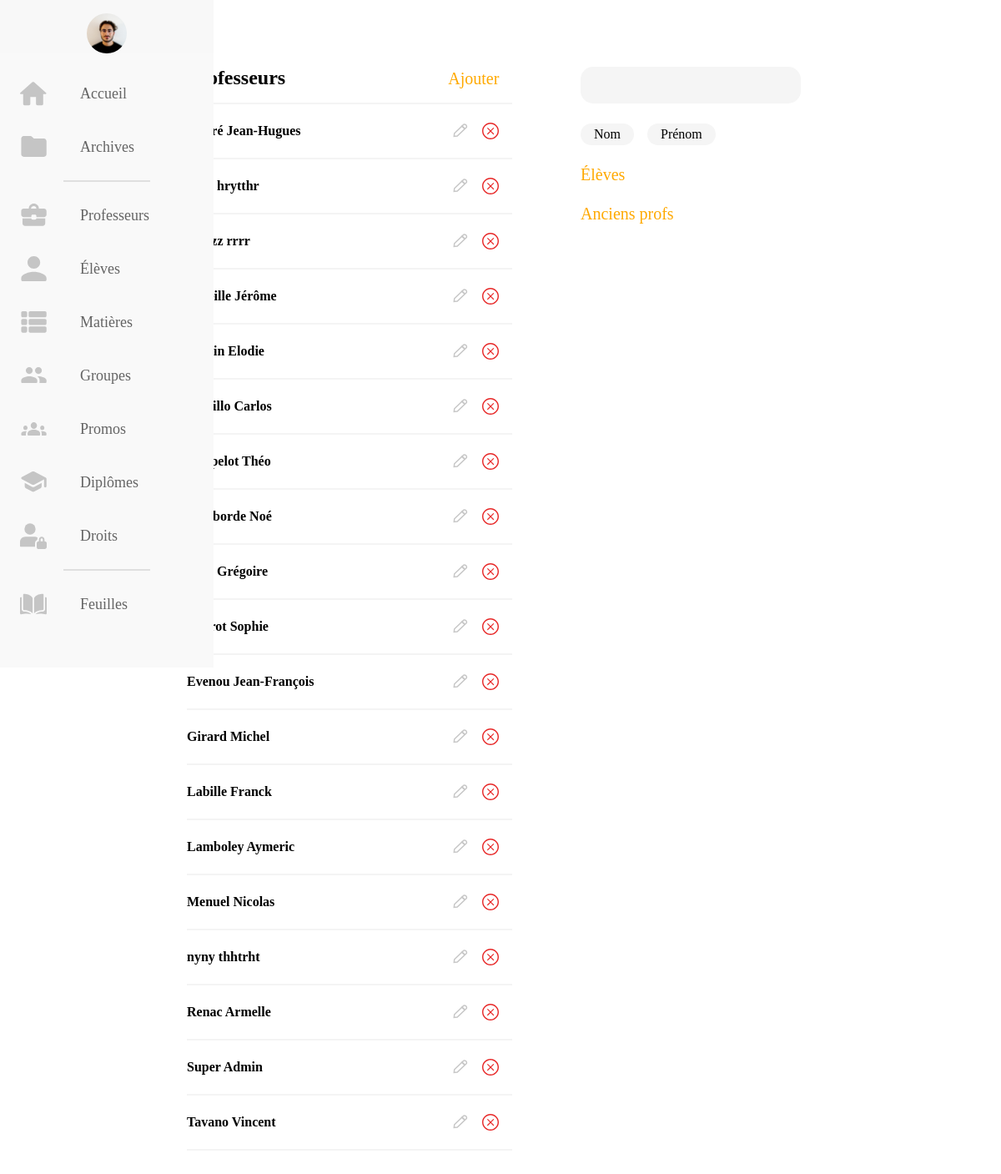
Screenshot of /src/asset/back-office/profs/profs.php (signed in) with the database file from the repository.
### tables this page shows
CREATE TABLE `user` (
  `idUser` int(11) NOT NULL,
  `codeUser` varchar(40) NOT NULL,
  `nomUser` varchar(40) NOT NULL,
  `prenomUser` varchar(40) NOT NULL,
  `mailUser` varchar(40) NOT NULL,
  `signatureUser` blob,
  `photoUser` varchar(255) NOT NULL,
  `isProf` tinyint(1) NOT NULL,
  `isAdmin` tinyint(1) NOT NULL,
  `isActualUser` tinyint(1) NOT NULL
);

### src/asset/back-office/profs/profs.php (the view, shortened to what this page needs)
<?php
if ( $_SESSION['isAdmin']==1 && $_SESSION['isActualUser'] == 1 ){
?>
<!DOCTYPE html>
<html lang="fr">
<head>
    <link rel="stylesheet" href="https://pro.fontawesome.com/releases/v5.15.1/css/all.css" type="text/css">
    <link rel="stylesheet" href="../../../css/profs.css">
</head>
<body>
    <?php
        include "../../client-side/connexionBDD.php";
        $stmt = $dbh->prepare("SELECT idUser, nomUser, prenomUser FROM user WHERE isProf = 1 AND isActualUser = 1 ORDER by nomUser");
        $donnees = $stmt->execute();
    ?>
<nav class="navbar">
    <ul class="navbar-nav">
      <li class="logo">
        <a href="#" class="nav-link">
          <?php if (isset($_SESSION['photoUser'])){
            ?>  <img class="" src="../../../../images-users/<?php echo $_SESSION['photoUser'] ?>"  alt=""> <?php
          }
          else { ?>
            <span class="link-text logo-text" > <?php echo $_SESSION['name'];?></span>
          <?php  } ?>
        </a>
      </li>
      <li class="nav-item">
        <a href="../home.php" class="nav-link">
        <img src="../../../img/Icons/HomeOrange.svg" alt="">
        <span class="link-text">Accueil</span>
        </a>
      </li>
      <li class="nav-item">
        <a href="../archives.php" class="nav-link">
        <img src="../../../img/Icons/FolderOrange.svg" alt="">
        <span class="link-text">Archives</span>
        </a>
      </li>
      <hr class="separator">
      <li class="nav-item">
        <a href="../profs/profs.php" class="nav-link">
        <img src="../../../img/Icons/MaletteOrange.svg" alt="">
        <span class="link-text">Professeurs</span>
        </a>
      </li>
      <li class="nav-item">
        <a href="../eleves/eleves.php" class="nav-link">
        <img src="../../../img/Icons/UserOrange.svg" alt="">
        <span class="link-text">Élèves</span>
        </a>
      </li>
      <li class="nav-item">
        <a href="../matieres/matieres.php" class="nav-link">
        <img src="../../../img/Icons/ParamsOrange.svg" alt="">
        <span class="link-text">Matières</span>
        </a>
      </li>
      <li class="nav-item">
        <a href="../groupes/groupes.php" class="nav-link">
        <img src="../../../img/Icons/2UsersOrange.svg" alt="">
        <span class="link-text">Groupes</span>
        </a>
      </li>
      <li class="nav-item">
        <a href="../promos/promos.php" class="nav-link">
        <img src="../../../img/Icons/3UsersOranges.svg" alt="">
        <span class="link-text">Promos</span>
        </a>
      </li>
      <li class="nav-item">
        <a href="../diplomes/diplomes.php" class="nav-link">
        <img src="../../../img/Icons/DiplomeOrange.svg" alt="">
        <span class="link-text">Diplômes</span>
        </a>
      </li>
      <li class="nav-item">
        <a href="../droits/droits.php" class="nav-link">
        <img src="../../../img/Icons/profile.svg" alt="">
        <span class="link-text">Droits</span>
        </a>
      </li>
      <hr class="separator">
      <li class="nav-item">
        <a href="../../../../../workshop-test" class="nav-link">
        <img src="../../../img/Icons/books.svg" alt="">
        <span class="link-text">Feuilles</span>
        </a>
      </li>
    </ul>
  </nav>
        <main>
        <div id="containerList">
          <div class="containerTools">
            <h2 class="hRole">Professeurs</h2>
            <a href="prof-create.php">Ajouter</a>
            <div class="filtres">
              <input type="text" class="search" placeholder="&#xF002;" />
              <div class="filtresSort">
                <span class='sort' data-sort='nomProfs' data-default-order='asc'>Nom</span>
                <span class='sort' data-sort='prenomProfs' data-default-order='asc'>Prénom</span>
              </div>
              <a href="../eleves/eleves.php" class="links">Élèves<i class="far fa-arrow-right"></i></a>
              <a href="anciens-profs.php" class="links">Anciens profs<i class="far fa-arrow-right"></i></a>
            </div>
          </div>
        <ul class="list">
        <?php
            while ($donnees = $stmt->fetch()){
        ?>
          <li class="liList">
            <div class="containerProfs">
              <span class="nomProfs"><?php echo $donnees['nomUser'] ?></span> <span class="prenomProfs"><?php echo $donnees['prenomUser'] ?></span>
            </div>
            <div class="containerActions">
              <a href="prof-create.php?action=edit&amp;id=<?php echo $donnees['idUser']?>"><img src="../../../img/Icons/Edit.svg" alt=""></a>
              <a href="#modalWindow" class="linkModal"><img src="../../../img/Icons/croixRouge.svg" alt=""></a>
            </div>
          </li>
        <?php
        }
        ?>
        </ul>
        </div>
        </main>
</body>
</html>
<?php
      }

### src/css/profs.css (style rules this page uses)
:root { --colorText: #FFA900; --colordark : #333333; --colorGrey : #878787; --colorBarre : rgba(240, 240, 240, 0.7); --colorWhite : #FFFFFF; --colorDots : #DADADA; --colorBlack: rgba(20,20,43,1); --text-primary: #23232e; --text-secondary: #141418; --text-third: #929292; --bg-primary: #f9f9f9; --bg-secondary: #f8f8f8 ; --bg-searchBar : #F5F5F5; --jauneESADD: #FAA900; --transition-speed: 600ms; --retard: #D31818; --white: white; --colorCaseGris: #F8F8F8; --colorAnnuler: #B4B4B4; }
* { outline: none; }
body { color: black; background-color: white; margin: 0; padding: 0; font-family: 'Futura PT'; }
.navbar { position: fixed; background-color: var(--bg-primary); transition: width 600ms ease; overflow: scroll; }
.navbar-nav { list-style: none; padding: 0; margin: 0; display: flex; flex-direction: column; align-items: center; height: 100%; }
.nav-item { width: 100%; }
.nav-link { display: flex; align-items: center; height: 4rem; color: var(--text-primary); text-decoration: none; filter: grayscale(100%) opacity(0.7); transition: var(--transition-speed); }
.link-text { display: none; margin-left: 1rem; font-size: 18px; font-weight: 500; }
.nav-link svg, .nav-link img { width: 2rem; min-width: 2rem; margin: 0 1.5rem; }
.logo img { width: 3rem; border-radius: 50%; margin-left:auto; margin-right: auto; margin-top: 1rem; margin-bottom: 0; }
.logo .nav-link { filter: none; }
.logo { font-weight: bold; text-transform: capitalize; margin-bottom: 1rem; text-align: center; color: var(--text-secondary); background: var(--bg-secondary); font-size: 1.5rem; width: 100%; }
main { display: flex; flex-direction: column; justify-content: center; }
.containerTools { display: flex; flex-direction: row; justify-content: space-between; align-items: baseline; }
.containerTools a { color: var(--colorText); text-decoration: none; font-size: 1.25rem; margin-right: 1rem; }
#containerList { text-align: left; }
h2 { margin:0; }
.list { list-style: none; padding:0; }
.liList { display: flex; flex-direction: row; justify-content: space-between; align-items: center; font-family: 'Futura PT Light'; font-weight: 600; height: 4rem; border-bottom: 1px solid var(--colorBarre); border-top: 1px solid var(--colorBarre); }
.liList:first-of-type { border-top: 2px solid var(--colorBarre); }
.liList:last-of-type { border-bottom: 2px solid var(--colorBarre); }
.containerActions { display: flex; flex-direction: row; justify-content: space-between; align-items: center; }
.containerActions a { width: 1.3rem; height: 1.3rem; }
.containerActions a:first-of-type { margin-right: 1rem; }
.containerActions a:nth-of-type(2) { margin-right: 1rem; text-decoration: none; }
.containerActions img { width: 100%; height: 100%; }
.search { background-color: var(--bg-searchBar); border: none; border-radius: 15px; width: 14.5rem; height: 0.75rem; padding: 1rem 1rem; font-family: 'Font Awesome 5 Pro', 'Futura PT'; font-size: 1rem; }
.search::placeholder { color: var(--colorGrey); }
.filtresSort span { background-color: var(--bg-searchBar); border-radius: 15px; text-align: center; }
.links { margin-top: 1.5rem; display:block; }
.links i { margin-left: 1rem; }
@media all and (min-width: 601px) { .navbar { top: 0; width: 5rem; height: 100vh; } }
@media all and (min-width: 601px) { ul { padding:0 10rem; } }
@media all and (min-width: 601px) { .separator { width: 40%; box-shadow: none; border: 1px solid #DFDFDF; } }
@media all and (min-width: 601px) { main { margin-left: 14rem; padding: 5rem 0; } }
@media all and (min-width: 601px) { .containerTools, .list { width: 40%; } }
@media all and (min-width: 601px) { .filtres { position: absolute; right: 20vw; } }
@media all and (min-width: 601px) { .filtresSort { display:flex; flex-direction: row; align-items: baseline; margin-top: 1.5rem; } }
@media all and (min-width: 601px) { .filtresSort span { margin-right: 1rem; padding: 0.25rem 1rem; } }

### rows the page displays
user: prenomUser "Jean-Hugues"
user: prenomUser "hrytthr"
user: prenomUser "rrrr"
user: prenomUser "Jérôme"
user: prenomUser "Elodie"
user: prenomUser "Carlos"
user: prenomUser "Théo"
user: nomUser "Delaborde", prenomUser "Noé"
user: prenomUser "Grégoire"
user: prenomUser "Sophie"
user: nomUser "Evenou", prenomUser "Jean-François"
user: nomUser "Girard", prenomUser "Michel"
user: nomUser "Labille", prenomUser "Franck"
user: nomUser "Lamboley", prenomUser "Aymeric"
user: nomUser "Menuel", prenomUser "Nicolas"
user: nomUser "nyny", prenomUser "thhtrht"
user: nomUser "Renac", prenomUser "Armelle"
user: nomUser "Super", prenomUser "Admin"
user: nomUser "Tavano", prenomUser "Vincent"
